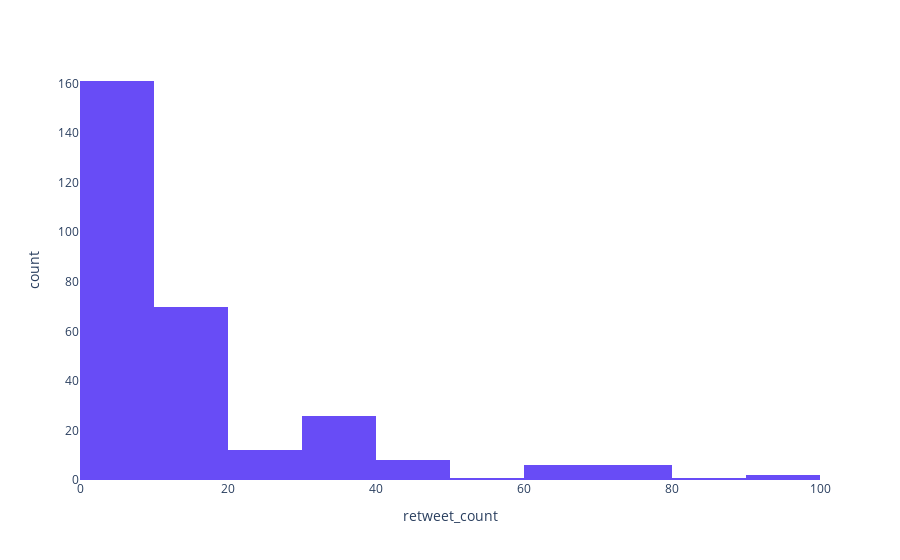

Here is the notebook cell this chart was saved with:
### Markdown cell above
### Excluding 0

### Code cell
count, limits = np.histogram(df.filter(df.retweet_count > 0).select("retweet_count").toPandas(), bins=2000)
fig = px.histogram(x=(limits[:-1] + limits[1:]) / 2 + 2, y=count, nbins=2000, range_x=[0, 100])
fig.update_xaxes(title='retweet_count').update_yaxes(title='count')

### Figure 1 — Plotly figure (JSON) as saved in the notebook; plotly's stock layout.template omitted (floating-point values rounded to 4 significant figures; data arrays with more than 128 entries replaced by an {"elided": "..."} marker saying what was removed)
{"data": [{"alignmentgroup": "True", "bingroup": "x", "histfunc": "sum", "hovertemplate": "x=%{x}<br>sum of y=%{y}<extra></extra>", "legendgroup": "", "marker": {"color": "#684cf6", "pattern": {"shape": ""}}, "name": "", "nbinsx": 2000, "offsetgroup": "", "orientation": "v", "showlegend": false, "type": "histogram", "x": {"elided": "2000 float values"}, "xaxis": "x", "y": {"elided": "2000 int values"}, "yaxis": "y"}], "layout": {"barmode": "relative", "legend": {"tracegroupgap": 0}, "margin": {"t": 60}, "xaxis": {"anchor": "y", "domain": [0, 1], "range": [0, 100], "title": {"text": "retweet_count"}}, "yaxis": {"anchor": "x", "domain": [0, 1], "title": {"text": "count"}}}}
